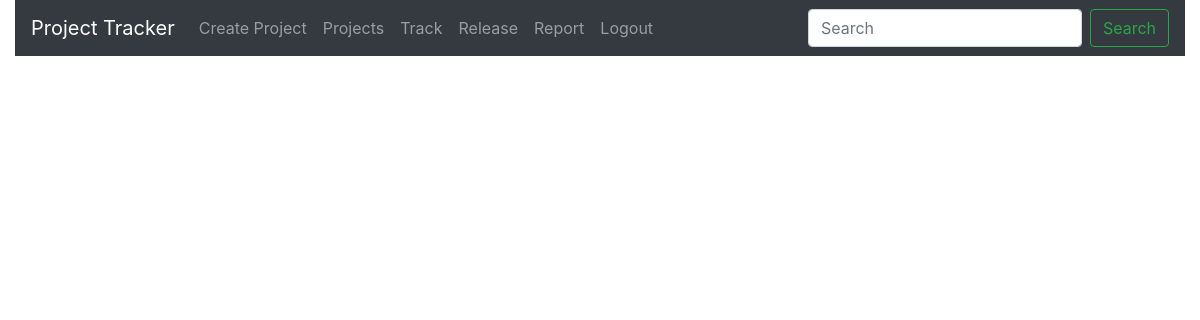
Before: /13/task (signed in) with the older database file.
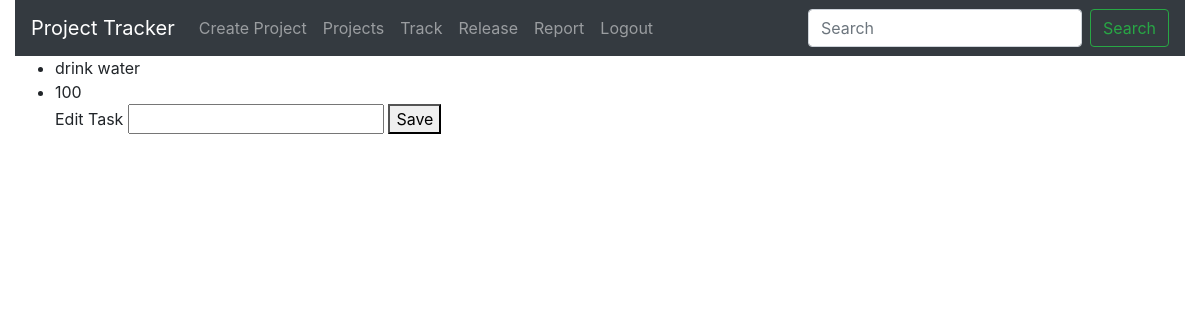
After: the same page with the newer database file.
### Pmanage/models.py (models this page shows)
class Tasks(models.Model):
    projectid=models.ForeignKey(Project,on_delete=models.CASCADE,name="Pid")
    taskname=models.CharField(max_length=64)
    taskpercentage=models.IntegerField(default=0)

### Pmanage/views.py (the view)
# urls.py: path('<int:id>/task',views.task,name="inditask"),
@login_required
def task(request,id):
    print(id)
    task_id=Tasks.objects.filter(id=id)
    print(task_id)
    return render(request, "Pmanage/task.html",{"projects":task_id})

### Pmanage/templates/Pmanage/task.html (shortened to what this page needs)
{% extends 'Pmanage/layout.html' %}
{% block body %}
{% for p in projects %}
<ul>
    <form action="{% url 'Ptask' p.id %}">
    <li>{{p.taskname}}</li>
    <li>{{p.taskpercentage}}</li>
    <label>Edit Task</label>
    <input type="number" id="percent" name="percentage"/>
    <button id="but" value="{{p.taskpercentage}}">Save</button>
    </form>
</ul>
{% endfor %}
{% endblock %}

Changed rows visible on the page:
added Tasks: taskname "drink water", taskpercentage "100"
